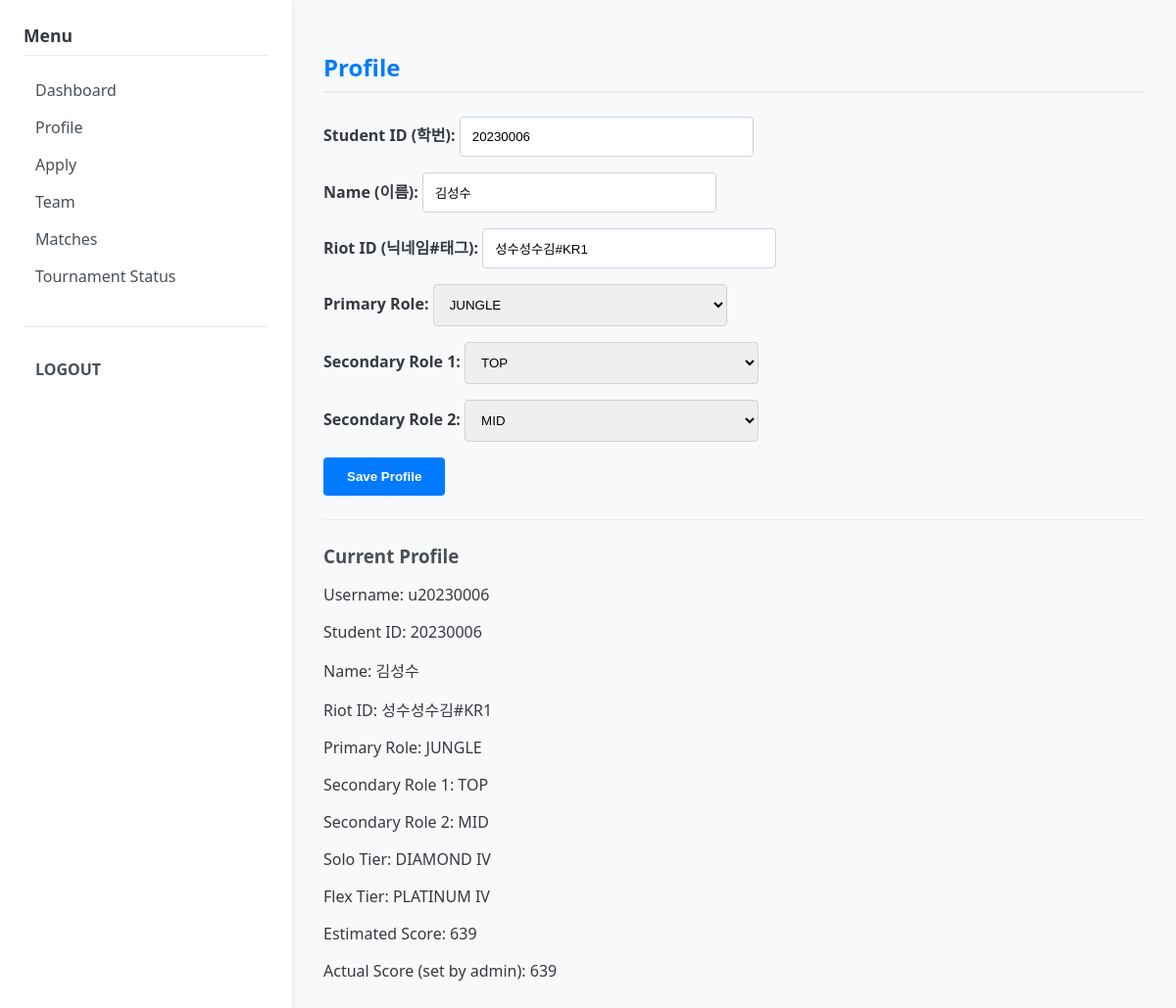
/user/profile (signed in), run on the app's committed database.
### models.py (models this page shows)
class User(db.Model):
    __tablename__ = "users"
    id = db.Column(db.Integer, primary_key=True)
    username = db.Column(db.String(64), unique=True, nullable=False)
    password_hash = db.Column(db.String(128), nullable=False)
    role = db.Column(db.String(50), default="USER")  # USER, ADMIN
    approval_status = db.Column(db.String(16), default="PENDING") # PENDING, APPROVED, REJECTED
    student_id = db.Column(db.String(20))      # 학번
    real_name = db.Column(db.String(64))       # 이름
    summoner_riot_id = db.Column(db.String(64))  # "닉네임#태그" 형식 (예: Clyde00#KR1)
    puuid = db.Column(db.String(128))
    tier = db.Column(db.String(32))
    solo_tier = db.Column(db.String(32))  # 예: "PLATINUM IV"
    flex_tier = db.Column(db.String(32))  # 예: "GOLD III"
    actual_score = db.Column(db.Integer)  # 관리자 입력 실제 점수
    primary_role = db.Column(db.String(16))
    secondary_role1 = db.Column(db.String(16))
    secondary_role2 = db.Column(db.String(16))
    created_at = db.Column(db.DateTime, default=datetime.utcnow)
    participants = db.relationship("Participant", back_populates="user")

### app.py (the view, shortened to what this page needs)
@app.route("/user/profile", methods=["GET", "POST"])
@login_required(role="USER")
def user_profile():
    user = current_user()
    return render_template("user/profile.html", user=user)

### app.py (called while the page is built)
def current_user():
    user_id = session.get("user_id")
    if not user_id:
        return None
    user = User.query.get(user_id)
    return user

def login_required(role=None):
    def decorator(fn):
        from functools import wraps
        @wraps(fn)
        def wrapper(*args, **kwargs):
            user = current_user()
            active_role = session.get("role")
            if not user or not active_role:
                return redirect(url_for("login_page"))
            if role and active_role != role:
                flash("Permission denied. You are logged in as " + active_role + ".")
                return redirect(url_for("login_page"))
            return fn(*args, **kwargs)
        return wrapper
    return decorator

@app.context_processor
def inject_helpers():
    return dict(
        calculate_estimated_score=calculate_estimated_score,
        get_user_score=get_user_score,
        get_member_weighted_score=get_member_weighted_score,
    )

### score.py (called while the page is built)
def parse_tier_rank(tier_str: str | None) -> tuple[str | None, str | None]:
    if not tier_str:
        return None, None
    parts = tier_str.strip().split()
    if len(parts) == 1:
        return parts[0], None
    elif len(parts) >= 2:
        return parts[0], parts[1]
    return None, None

def tier_to_score(tier_str: str | None) -> int | None:
    tier, div = parse_tier_rank(tier_str)
    if not tier:
        return None
    tier = tier.upper()
    base = TIER_BASE.get(tier)
    if base is None:
        return None
    offset = 0
    if div:
        offset = DIVISION_OFFSET.get(div.upper(), 0)
    return base + offset

def calculate_estimated_score(user) -> int | None:
    from models import User  # type: ignore
    if not isinstance(user, User):
        return None
    solo_score = tier_to_score(user.solo_tier)
    flex_score = tier_to_score(user.flex_tier)
    solo_val = solo_score if solo_score is not None else 0
    flex_val = flex_score if flex_score is not None else 0
    if solo_score is not None and flex_score is not None:
        estimated_score = int(solo_val * 0.7) + int(flex_val * 0.3)
        return estimated_score
    elif solo_score is not None:
        return solo_score
    elif flex_score is not None:
        return int(flex_val * 0.8)
    else:
        return None

### templates/user/profile.html (shortened to what this page needs)
{% extends "base.html" %}
{% block content %}
<h2>Profile</h2>
<form action="{{ url_for('user_profile') }}" method="post">
    <div>
        <label>Student ID (학번):
            <input type="text" name="student_id" value="{{ user.student_id or '' }}">
        </label>
    </div>
    <div>
        <label>Name (이름):
            <input type="text" name="real_name" value="{{ user.real_name or '' }}">
        </label>
    </div>
    <div>
        <label>Riot ID (닉네임#태그):
            <input type="text" name="riot_id" value="{{ user.summoner_riot_id or '' }}">
        </label>
    </div>
    <div>
        <label>Primary Role:
            <select name="primary_role">
                {% for r in ["TOP","JUNGLE","MID","ADC","SUPPORT"] %}
                    <option value="{{ r }}" {% if user.primary_role == r %}selected{% endif %}>{{ r }}</option>
                {% endfor %}
            </select>
        </label>
    </div>
    <div>
        <label>Secondary Role 1:
            <select name="secondary_role1">
                {% for r in ["TOP","JUNGLE","MID","ADC","SUPPORT"] %}
                    <option value="{{ r }}" {% if user.secondary_role1 == r %}selected{% endif %}>{{ r }}</option>
                {% endfor %}
            </select>
        </label>
    </div>
    <div>
        <label>Secondary Role 2:
            <select name="secondary_role2">
                {% for r in ["TOP","JUNGLE","MID","ADC","SUPPORT"] %}
                    <option value="{{ r }}" {% if user.secondary_role2 == r %}selected{% endif %}>{{ r }}</option>
                {% endfor %}
            </select>
        </label>
    </div>
    <div style="margin-top: 1rem;">
        <button type="submit">Save Profile</button>
    </div>
</form>
<hr>
<h3>Current Profile</h3>
<p>Username: {{ user.username }}</p>
<p>Student ID: {{ user.student_id or "-" }}</p>
<p>Name: {{ user.real_name or "-" }}</p>
<p>Riot ID: {{ user.summoner_riot_id or "-" }}</p>
<p>Primary Role: {{ user.primary_role or "-" }}</p>
<p>Secondary Role 1: {{ user.secondary_role1 or "-" }}</p>
<p>Secondary Role 2: {{ user.secondary_role2 or "-" }}</p>
<p>Solo Tier: {{ user.solo_tier or "No data" }}</p>
<p>Flex Tier: {{ user.flex_tier or "No data" }}</p>
<p>Estimated Score: {{ calculate_estimated_score(user) or "No score (unranked)" }}</p>
<p>Actual Score (set by admin): {{ user.actual_score if user.actual_score is not none else "Not set" }}</p>
{% endblock %}

### static/css/style.css (style rules this page uses)
body { font-family: 'Segoe UI', Tahoma, Geneva, Verdana, sans-serif; margin: 0; padding: 0; background-color: #f8f9fa; color: #343a40; }
h2 { color: #007bff; border-bottom: 2px solid #e9ecef; padding-bottom: 0.5rem; margin-bottom: 1.5rem; }
h3 { color: #495057; margin-top: 1.5rem; margin-bottom: 1rem; }
hr { border: none; border-top: 1px solid #e9ecef; margin: 1.5rem 0; }
form div { margin-bottom: 1rem; }
label { display: block; margin-bottom: 0.3rem; font-weight: 600; }
input[type="text"], input[type="password"], input[type="number"], select { width: 100%; max-width: 300px; padding: 0.75rem; border: 1px solid #ced4da; border-radius: 4px; box-sizing: border-box; transition: border-color 0.2s, box-shadow 0.2s; }
button, input[type="submit"] { background-color: #007bff; color: white; padding: 0.75rem 1.5rem; border: none; border-radius: 4px; cursor: pointer; font-weight: 600; transition: background-color 0.2s; }

### data on the page
User: student_id "20230006", real_name "김성수", riot_id "성수성수김#KR1", primary_role "JUNGLE", secondary_role1 "TOP", secondary_role2 "MID", username "u20230006", student "20230006", summoner_riot "성수성수김#KR1", solo_tier "DIAMOND IV", flex_tier "PLATINUM IV", solo_tier+flex_tier "639", actual_score "639"
